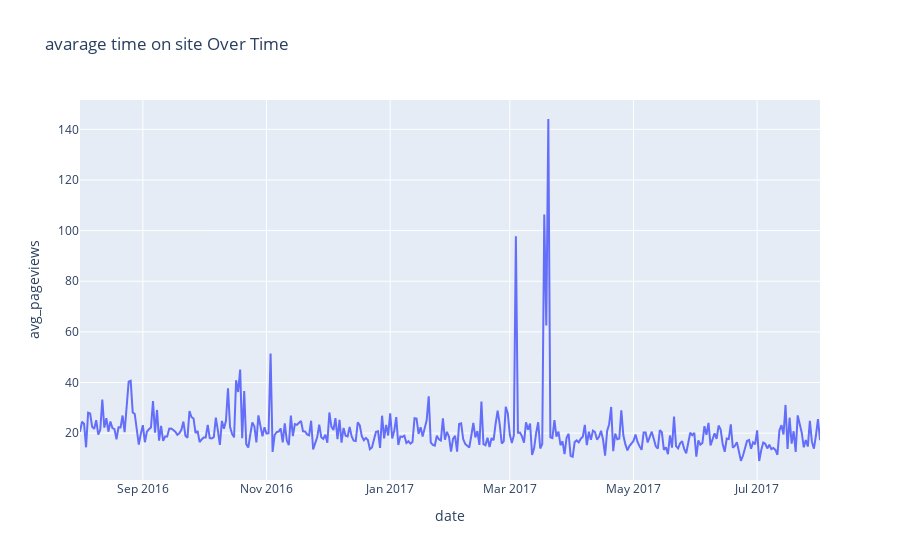

Notebook cell for this chart:
### Code cell
# Plotting the line chart
fig = px.line(pageviews_df, x='date', y='avg_pageviews', title='avarage time on site Over Time')
fig.show()

### Figure 1 — Plotly figure (JSON) as saved in the notebook; plotly's stock layout.template omitted (floating-point values rounded to 4 significant figures; data arrays with more than 128 entries replaced by an {"elided": "..."} marker saying what was removed)
{"data": [{"hovertemplate": "date=%{x}<br>avg_pageviews=%{y}<extra></extra>", "legendgroup": "", "line": {"color": "#636efa", "dash": "solid"}, "marker": {"symbol": "circle"}, "mode": "lines", "name": "", "orientation": "v", "showlegend": false, "type": "scatter", "x": {"elided": "366 str values"}, "xaxis": "x", "y": {"elided": "366 float values"}, "yaxis": "y"}], "layout": {"legend": {"tracegroupgap": 0}, "title": {"text": "avarage time on site Over Time"}, "xaxis": {"anchor": "y", "domain": [0, 1], "title": {"text": "date"}}, "yaxis": {"anchor": "x", "domain": [0, 1], "title": {"text": "avg_pageviews"}}}}
